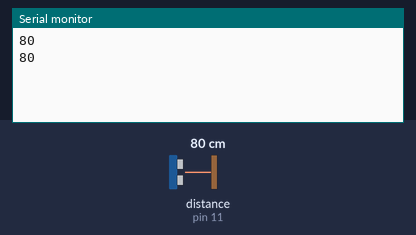
The sketch below on a simulated Arduino Uno, built with avr-gcc and run on an emulated ATmega328P. Shown: the last lines printed to the serial monitor. Wiring (inferred from the names in the program): ultrasonic range finder: trigger pin 12; echo pin 11. Inputs (shaded band) come from the test bench; at power-on: distance to the obstacle (sensor on pin 11) 80 cm. The echo pulse lasts 58.3 µs per cm.

Above: at 1.7 s.
1.8 s: distance to the obstacle (sensor on pin 11) set to 34 cm
At 2.2 s:
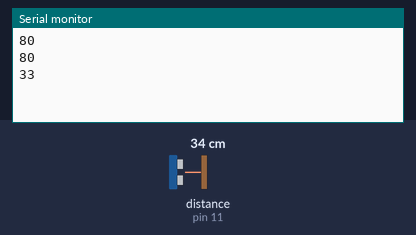
3.3 s: distance to the obstacle (sensor on pin 11) set to 27 cm
At 4.4 s:
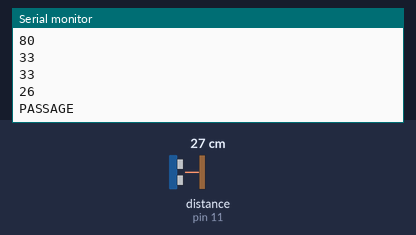
Timing chart, 0 to 6.3 s (numbered marks = the images above; inputs shaded):
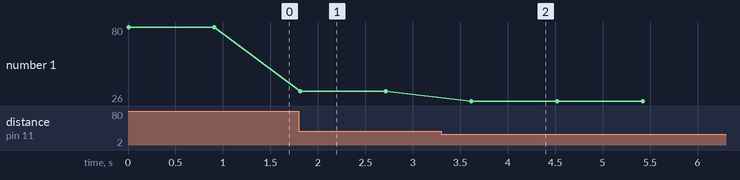

The sketch:

ultrason.ino
```cpp
int trig = 12;
int echo = 11;
long lecture_echo;
long cm;

void setup() {
  // put your setup code here, to run once:
  pinMode(trig, OUTPUT);
  digitalWrite(trig, LOW);
  pinMode(echo, INPUT);
  Serial.begin(9600);
}

void loop() {
  // put your main code here, to run repeatedly:
  digitalWrite(trig, HIGH);
  delayMicroseconds(10);
  digitalWrite(trig, LOW);
  lecture_echo = pulseIn(echo, HIGH);
  cm = lecture_echo / 58;
  //Serial.print("Distance m : ");
  Serial.println(cm);
  if(cm < 30) {
    Serial.println("PASSAGE");
  }
  delay(900);
}
```

Measured:
- the behaviour switches between 31 and 30 cm on distance to the obstacle (sensor on pin 11) (found by bisection; images 1 and 2)
- after the input at 1.8 s, the serial monitor: prints a new line at once (image 1)
- after the input at 3.3 s, the serial monitor: prints a new line after 0.32 s (image 2)
- plotted number 1: 80 → 33 after the input at 1.8 s, 33 → 26 after the input at 3.3 s
